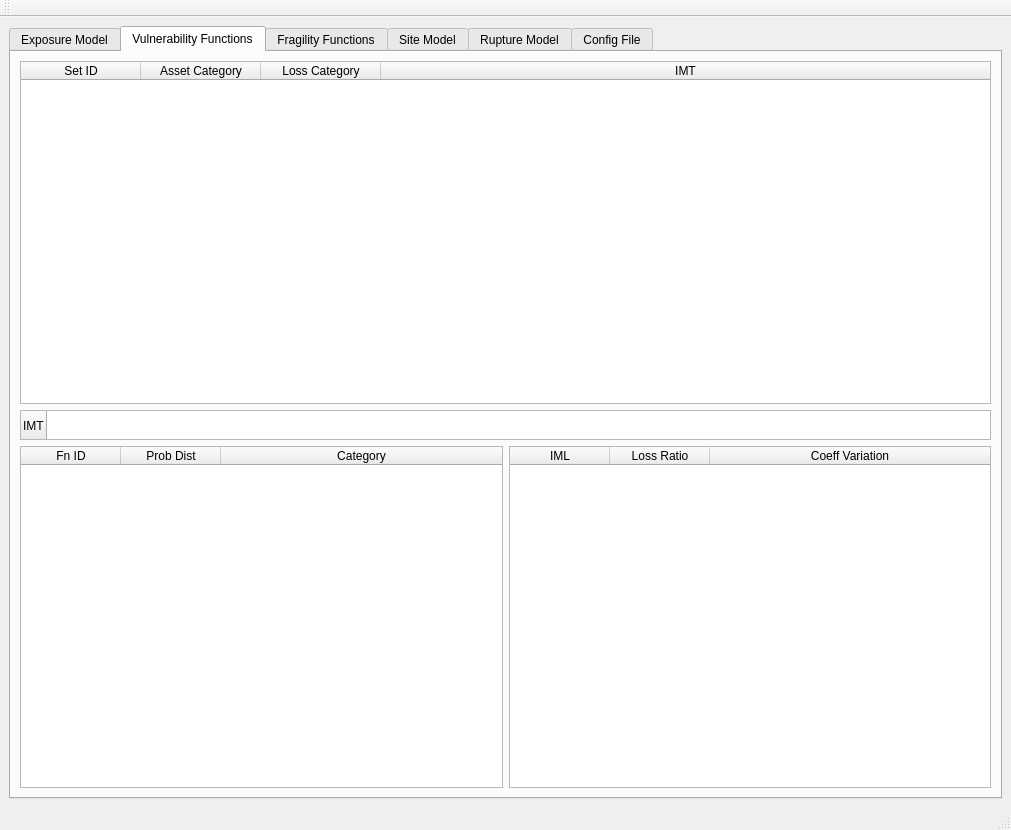
<?xml version="1.0" encoding="UTF-8"?>
<ui version="4.0">
 <class>InputToolWindow</class>
 <widget class="QMainWindow" name="InputToolWindow">
  <property name="geometry">
   <rect>
    <x>0</x>
    <y>0</y>
    <width>1011</width>
    <height>830</height>
   </rect>
  </property>
  <property name="windowTitle">
   <string>GEM input tool</string>
  </property>
  <widget class="QWidget" name="centralwidget">
   <layout class="QGridLayout" name="gridLayout">
    <item row="0" column="0">
     <widget class="QTabWidget" name="tabwidget">
      <property name="currentIndex">
       <number>1</number>
      </property>
      <widget class="QWidget" name="exposure">
       <attribute name="title">
        <string>Exposure Model</string>
       </attribute>
      </widget>
      <widget class="QWidget" name="vulnerability">
       <property name="minimumSize">
        <size>
         <width>947</width>
         <height>718</height>
        </size>
       </property>
       <attribute name="title">
        <string>Vulnerability Functions</string>
       </attribute>
       <layout class="QVBoxLayout" name="verticalLayout">
        <item>
         <widget class="QTableWidget" name="vSetsTbl">
          <property name="alternatingRowColors">
           <bool>true</bool>
          </property>
          <attribute name="horizontalHeaderDefaultSectionSize">
           <number>120</number>
          </attribute>
          <attribute name="horizontalHeaderShowSortIndicator" stdset="0">
           <bool>true</bool>
          </attribute>
          <attribute name="horizontalHeaderStretchLastSection">
           <bool>true</bool>
          </attribute>
          <column>
           <property name="text">
            <string>Set ID</string>
           </property>
          </column>
          <column>
           <property name="text">
            <string>Asset Category</string>
           </property>
          </column>
          <column>
           <property name="text">
            <string>Loss Category</string>
           </property>
          </column>
          <column>
           <property name="text">
            <string>IMT</string>
           </property>
          </column>
         </widget>
        </item>
        <item>
         <widget class="QTableWidget" name="imtTbl">
          <property name="maximumSize">
           <size>
            <width>16777215</width>
            <height>30</height>
           </size>
          </property>
          <attribute name="verticalHeaderStretchLastSection">
           <bool>true</bool>
          </attribute>
          <row>
           <property name="text">
            <string>IMT</string>
           </property>
          </row>
         </widget>
        </item>
        <item>
         <layout class="QHBoxLayout" name="horizontalLayout">
          <item>
           <widget class="QTableWidget" name="vFnTbl">
            <property name="alternatingRowColors">
             <bool>true</bool>
            </property>
            <attribute name="horizontalHeaderShowSortIndicator" stdset="0">
             <bool>true</bool>
            </attribute>
            <attribute name="horizontalHeaderStretchLastSection">
             <bool>true</bool>
            </attribute>
            <column>
             <property name="text">
              <string>Fn ID</string>
             </property>
            </column>
            <column>
             <property name="text">
              <string>Prob Dist</string>
             </property>
            </column>
            <column>
             <property name="text">
              <string>Category</string>
             </property>
            </column>
           </widget>
          </item>
          <item>
           <widget class="QTableWidget" name="imlsTbl">
            <property name="alternatingRowColors">
             <bool>true</bool>
            </property>
            <attribute name="horizontalHeaderShowSortIndicator" stdset="0">
             <bool>true</bool>
            </attribute>
            <attribute name="horizontalHeaderStretchLastSection">
             <bool>true</bool>
            </attribute>
            <column>
             <property name="text">
              <string>IML</string>
             </property>
            </column>
            <column>
             <property name="text">
              <string>Loss Ratio</string>
             </property>
            </column>
            <column>
             <property name="text">
              <string>Coeff Variation</string>
             </property>
            </column>
           </widget>
          </item>
         </layout>
        </item>
       </layout>
      </widget>
      <widget class="QWidget" name="fragility">
       <attribute name="title">
        <string>Fragility Functions</string>
       </attribute>
      </widget>
      <widget class="QWidget" name="sitemodel">
       <attribute name="title">
        <string>Site Model</string>
       </attribute>
      </widget>
      <widget class="QWidget" name="rupturemodel">
       <attribute name="title">
        <string>Rupture Model</string>
       </attribute>
      </widget>
      <widget class="QWidget" name="config">
       <attribute name="title">
        <string>Config File</string>
       </attribute>
      </widget>
     </widget>
    </item>
   </layout>
  </widget>
  <widget class="QMenuBar" name="menubar">
   <property name="geometry">
    <rect>
     <x>0</x>
     <y>0</y>
     <width>1011</width>
     <height>25</height>
    </rect>
   </property>
  </widget>
  <widget class="QStatusBar" name="statusbar"/>
  <widget class="QToolBar" name="toolBar">
   <property name="windowTitle">
    <string>toolBar</string>
   </property>
   <attribute name="toolBarArea">
    <enum>TopToolBarArea</enum>
   </attribute>
   <attribute name="toolBarBreak">
    <bool>false</bool>
   </attribute>
  </widget>
 </widget>
 <resources/>
 <connections/>
</ui>
